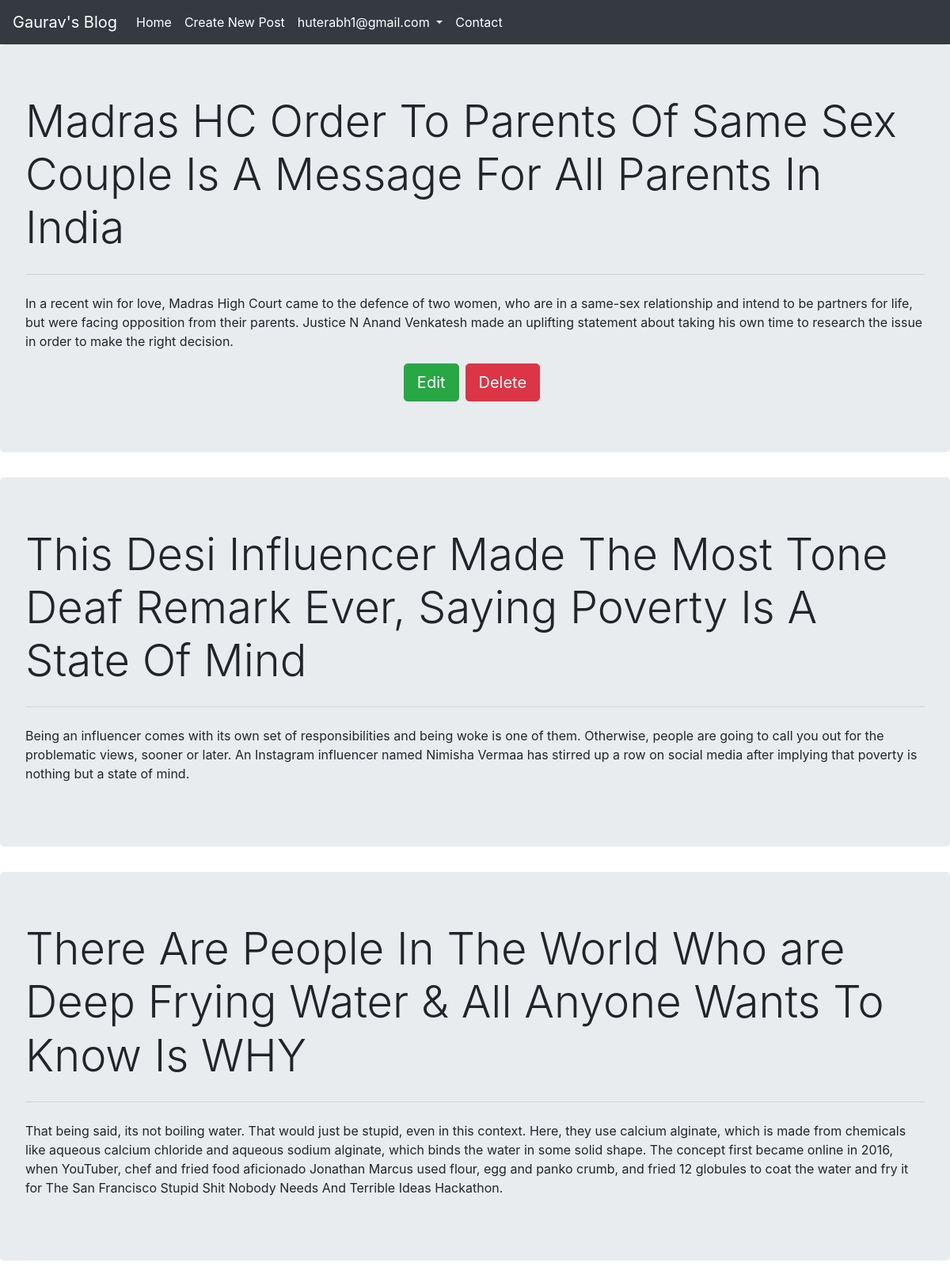
The app's page /post.php (signed in) with its own data.
### tables this page shows
CREATE TABLE `post` (
  `id` int(11) NOT NULL,
  `title` blob NOT NULL,
  `Content` longblob NOT NULL,
  `user` varchar(255) NOT NULL
);

### logic.php (called while the page is built, shortened)
<?php
    $conn = mysqli_connect("localhost","root","","gaurav_blog");
    $sql = "select * from post";
    $query = mysqli_query($conn,$sql);
?>

### post.php (the view, shortened to what this page needs)
<?php
    include "logic.php";
?>
<!doctype html>
<html lang="en">
  <head>
    <link rel="stylesheet" href="https://cdn.jsdelivr.net/npm/bootstrap@4.6.0/dist/css/bootstrap.min.css">
  </head>
  <body>
  <?php
    include "nav.php";
  ?>
   <?php foreach($query as $q){ ?>
    <div class="jumbotron">
  <h1 class="display-4"><?php echo $q['title']?></h1>
  <hr class="my-4">
  <p><?php echo $q['Content']?></p>
  <div class="row d-flex justify-content-center align-items-center">
  <?php if(!empty($_SESSION['name']) and $_SESSION['name']== $q['user']){ ?>
  <a class="btn btn-success btn-lg" href="edit.php?id=<?php echo $q['id']?>" role="button">Edit</a>
  <form method="POST">
    <button name="delete" class="btn btn-danger btn-lg mx-2">Delete</button>
  </form>
    <?php }?>
  </div>
</div>
   <?php }?>
  </body>
</html>

### records on screen
post: title "Madras HC Order To Parents Of Same Sex Couple Is A Message For All Parents In India", Content "In a recent win for love, Madras High Court came to the defence of two women, who are in a same-sex relationship and intend to be partners for life, but were facing opposition from their parents. Justice N Anand Venkatesh made an uplifting statement about taking his own time to research the issue in order to make the right decision."
post: title "This Desi Influencer Made The Most Tone Deaf Remark Ever, Saying Poverty Is A State Of Mind", Content "Being an influencer comes with its own set of responsibilities and being woke is one of them. Otherwise, people are going to call you out for the problematic views, sooner or later. An Instagram influencer named Nimisha Vermaa has stirred up a row on social media after implying that poverty is nothing but a state of mind."
post: title "There Are People In The World Who are Deep Frying Water & All Anyone Wants To Know Is WHY", Content "That being said, its not boiling water. That would just be stupid, even in this context. Here, they use calcium alginate, which is made from chemicals like aqueous calcium chloride and aqueous sodium alginate, which binds the water in some solid shape. The concept first became online in 2016, when YouTuber, chef and fried food aficionado Jonathan Marcus used flour, egg and panko crumb, and fried 12 globules to coat the water and fry it for The San Francisco Stupid Shit Nobody Needs And Terrible Ideas Hackathon."

### other values on screen
$_SESSION['name'] "huterabh1@gmail.com"
